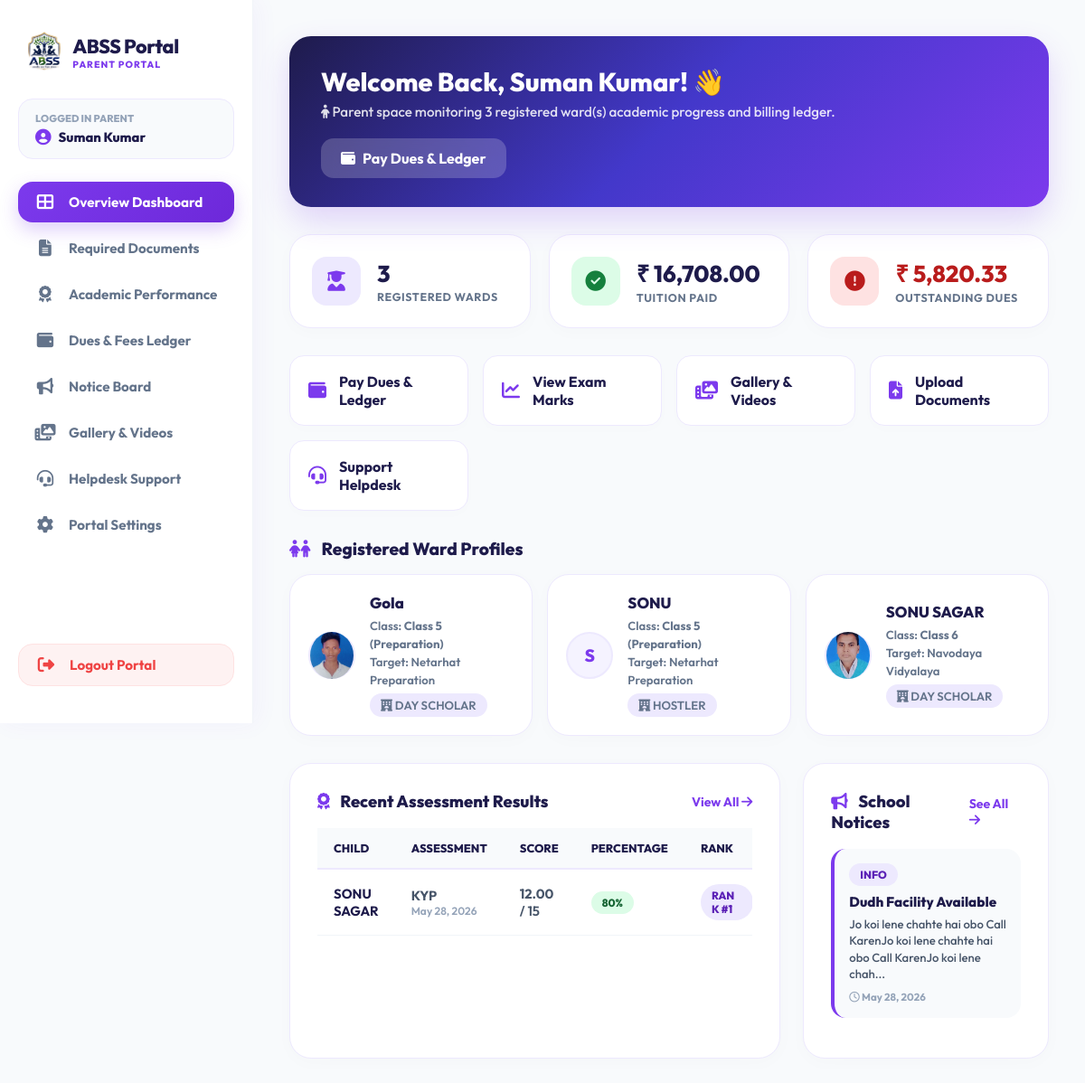
The page /parent/dashboard.php (signed in) on the database its author committed.
### tables this page shows
CREATE TABLE `students` (
  `id` int(11) NOT NULL,
  `reg_no` varchar(20) DEFAULT NULL,
  `student_photo` varchar(255) DEFAULT NULL,
  `parent_id` int(11) DEFAULT NULL,
  `name` varchar(100) NOT NULL,
  `parent_name` varchar(100) DEFAULT NULL,
  `phone` varchar(15) DEFAULT NULL,
  `target_school` varchar(100) DEFAULT NULL,
  `class_admitted` varchar(50) DEFAULT NULL,
  `scholar_mode` varchar(50) DEFAULT 'Day Scholar',
  `monthly_discount` decimal(10,2) DEFAULT 0.00,
  `base_fee` decimal(10,2) DEFAULT 0.00,
  `last_billed_date` date DEFAULT NULL,
  `admission_date` date DEFAULT NULL,
  `status` enum('active','inactive','graduated') DEFAULT 'active',
  `created_at` timestamp NOT NULL DEFAULT current_timestamp(),
  `photo` varchar(255) DEFAULT NULL,
  `dob` date DEFAULT NULL,
  `gender` enum('Male','Female','Other') DEFAULT NULL,
  `home_address` text DEFAULT NULL,
  `city` varchar(100) DEFAULT NULL,
  `state` varchar(100) DEFAULT NULL,
  `zip_code` varchar(10) DEFAULT NULL,
  `prev_school` varchar(255) DEFAULT NULL,
  `guardian_relationship` varchar(50) DEFAULT NULL,
  `guardian_email` varchar(150) DEFAULT NULL,
  `guardian_address` text DEFAULT NULL,
  `emergency_contact_name` varchar(150) DEFAULT NULL,
  `emergency_relationship` varchar(50) DEFAULT NULL,
  `emergency_phone` varchar(20) DEFAULT NULL,
  `has_allergies` tinyint(1) DEFAULT 0,
  `allergies_detail` text DEFAULT NULL,
  `has_medical_condition` tinyint(1) DEFAULT 0,
  `medical_condition_detail` text DEFAULT NULL,
  `physician_name` varchar(150) DEFAULT NULL,
  `physician_phone` varchar(20) DEFAULT NULL,
  `insurance_provider` varchar(150) DEFAULT NULL,
  `insurance_policy` varchar(100) DEFAULT NULL
);

CREATE TABLE `results` (
  `id` int(11) NOT NULL,
  `student_id` int(11) NOT NULL,
  `exam_name` varchar(100) NOT NULL,
  `score` decimal(5,2) DEFAULT NULL,
  `total_marks` int(11) DEFAULT NULL,
  `rank` int(11) DEFAULT NULL,
  `exam_date` date DEFAULT NULL,
  `created_at` timestamp NOT NULL DEFAULT current_timestamp()
);

CREATE TABLE `notices` (
  `id` int(11) NOT NULL,
  `title` varchar(255) NOT NULL,
  `content` text DEFAULT NULL,
  `type` enum('info','important','event') DEFAULT 'info',
  `is_active` tinyint(1) DEFAULT 1,
  `created_at` timestamp NOT NULL DEFAULT current_timestamp()
);

### parent/dashboard.php (the view, shortened to what this page needs)
<?php
require_once 'includes/auth.php';
$pid = (int)$_SESSION['parent_id'];
$children_query = $conn->prepare("SELECT * FROM students WHERE parent_id = ? AND status = 'active' ORDER BY name ASC");
$children_query->bind_param("i", $pid);
$children_query->execute();
$children_res = $children_query->get_result();
$children = [];
$children_ids = [];
while ($c = $children_res->fetch_assoc()) {
    $children[] = $c;
    $children_ids[] = (int)$c['id'];
}
$total_paid = 0;
$recent_results = [];
$outstanding_dues = 0;
if (!empty($children_ids)) {
    $ids_str = implode(',', $children_ids);
    $fee_query = $conn->query("SELECT SUM(amount) AS total_paid FROM fee_payments WHERE student_id IN ($ids_str)");
    if ($fee_query && $row = $fee_query->fetch_assoc()) {
        $total_paid = (float)$row['total_paid'];
    }
    $dues_query = $conn->query("SELECT SUM(amount) AS total_dues FROM fees_generated WHERE student_id IN ($ids_str) AND status = 'unpaid'");
    if ($dues_query && $row = $dues_query->fetch_assoc()) {
        $outstanding_dues = (float)$row['total_dues'];
    }
    $res_query = $conn->query("
        SELECT r.*, s.name AS student_name
        FROM results r
        JOIN students s ON r.student_id = s.id
        WHERE s.id IN ($ids_str)
        ORDER BY r.id DESC LIMIT 5
    ");
    if ($res_query) {
        while ($r = $res_query->fetch_assoc()) {
            $recent_results[] = $r;
        }
    }
}
$notices_res = $conn->query("SELECT * FROM notices ORDER BY created_at DESC LIMIT 3");
$recent_notices = [];
if ($notices_res) {
    while ($n = $notices_res->fetch_assoc()) {
        $recent_notices[] = $n;
    }
}
$parent_name = $_SESSION['parent_name'] ?? 'Parent Profile';
?>
<!DOCTYPE html>
<html lang="en">
<head>
    <?php include 'includes/head_css.php'; ?>
</head>
<body>
    <?php include 'includes/sidebar.php'; ?>
    <main class="main-content">
        <div class="hero-welcome-card">
            <div>
                <h1>Welcome Back, <?= htmlspecialchars($parent_name) ?>! 👋</h1>
                <p><i class="fas fa-child"></i> Parent space monitoring <?= count($children) ?> registered ward(s) academic progress and billing ledger.</p>
            </div>
            <div>
                <a href="fees.php" style="background: rgba(255,255,255,0.2); color: white; padding: 12px 22px; border-radius: 14px; font-weight: 700; text-decoration: none; display: inline-flex; align-items: center; gap: 8px; backdrop-filter: blur(10px);">
                    <i class="fas fa-wallet"></i> Pay Dues & Ledger
                </a>
            </div>
        </div>
        <?php if (empty($children)): ?>
            <div class="portal-card" style="text-align: center; padding: 60px 20px;">
                <i class="fas fa-users-slash" style="font-size: 3.5rem; color: #cbd5e1; margin-bottom: 20px;"></i>
                <h2>No Children Associated</h2>
                <p style="max-width: 480px; margin: 0 auto 24px;">Your parent account has not been mapped to any student profile yet. Please contact administration to link your child's profile.</p>
                <a href="mailto:abssimamganj@gmail.com" class="shortcut-card" style="display:inline-flex; width:auto;"><i class="fas fa-envelope"></i> Contact Administration</a>
            </div>
        <?php else: ?>
            <div class="stats-grid">
                <div class="stat-card">
                    <div class="stat-icon" style="background:#ede9fe; color:var(--portal-purple);"><i class="fas fa-user-graduate"></i></div>
                    <div class="stat-info">
                        <h3><?= count($children) ?></h3>
                        <span>Registered Wards</span>
                    </div>
                </div>
                <div class="stat-card">
                    <div class="stat-icon" style="background:#dcfce7; color:#15803d;"><i class="fas fa-check-circle"></i></div>
                    <div class="stat-info">
                        <h3>₹ <?= number_format($total_paid, 2) ?></h3>
                        <span>Tuition Paid</span>
                    </div>
                </div>
                <div class="stat-card">
                    <div class="stat-icon" style="background:#fee2e2; color:#b91c1c;"><i class="fas fa-exclamation-circle"></i></div>
                    <div class="stat-info">
                        <h3 style="color:#b91c1c;">₹ <?= number_format($outstanding_dues, 2) ?></h3>
                        <span>Outstanding Dues</span>
                    </div>
                </div>
            </div>
            <div class="quick-shortcut-grid">
                <a href="fees.php" class="shortcut-card">
                    <i class="fas fa-wallet"></i> Pay Dues & Ledger
                </a>
                <a href="results.php" class="shortcut-card">
                    <i class="fas fa-chart-line"></i> View Exam Marks
                </a>
                <a href="gallery.php" class="shortcut-card">
                    <i class="fas fa-photo-video"></i> Gallery & Videos
                </a>
                <a href="documents.php" class="shortcut-card">
                    <i class="fas fa-file-upload"></i> Upload Documents
                </a>
                <a href="tickets.php" class="shortcut-card">
                    <i class="fas fa-headset"></i> Support Helpdesk
                </a>
            </div>
            <h3 style="font-size: 1.2rem; margin-bottom: 16px;"><i class="fas fa-children" style="color:var(--portal-purple); margin-right:8px;"></i> Registered Ward Profiles</h3>
            <div class="children-grid">
                <?php foreach ($children as $c): ?>
                    <div class="child-card">
                        <div class="child-avatar">
                            <?php if (!empty($c['student_photo'])): ?>
                                <img src="../<?= htmlspecialchars($c['student_photo']) ?>"
                                     alt="<?= htmlspecialchars($c['name']) ?>"
                                     style="width:52px; height:52px; object-fit:cover; border-radius:50%;">
                            <?php else: ?>
                                <?= htmlspecialchars(substr($c['name'], 0, 1)) ?>
                            <?php endif; ?>
                        </div>
                        <div class="child-details">
                            <h4><?= htmlspecialchars($c['name']) ?></h4>
                            <span>Class: <strong><?= htmlspecialchars($c['class_admitted']) ?></strong></span><br>
                            <span>Target: <?= htmlspecialchars($c['target_school'] ?: 'Netarhat Preparation') ?></span><br>
                            <span class="badge badge-purple" style="margin-top:6px;"><i class="fas fa-hotel"></i> <?= htmlspecialchars($c['scholar_mode'] ?? 'Day Scholar') ?></span>
                        </div>
                    </div>
                <?php endforeach; ?>
            </div>
            <div class="dashboard-grid" style="min-width: 0; width: 100%;">
                <div class="portal-card" style="min-width: 0; overflow: hidden;">
                    <div style="display: flex; justify-content: space-between; align-items: center; margin-bottom: 18px; flex-wrap: wrap; gap: 10px;">
                        <h3 style="font-size: 1.15rem; margin:0;"><i class="fas fa-award" style="color:var(--portal-purple); margin-right:8px;"></i> Recent Assessment Results</h3>
                        <a href="results.php" style="color:var(--portal-purple); text-decoration:none; font-weight:700; font-size:0.88rem;">View All <i class="fas fa-arrow-right"></i></a>
                    </div>
                    <div class="table-responsive" style="width:100%; min-width:0; overflow-x:auto;">
                        <table>
                            <thead>
                                <tr>
                                    <th>Child</th>
                                    <th>Assessment</th>
                                    <th>Score</th>
                                    <th>Percentage</th>
                                    <th>Rank</th>
                                </tr>
                            </thead>
                            <tbody>
                                <?php if (empty($recent_results)): ?>
                                    <tr><td colspan="5" style="text-align: center; color: #94a3b8; padding: 25px;">No exam scorecards recorded yet.</td></tr>
                                <?php else: ?>
                                    <?php foreach ($recent_results as $r):
                                        $score_val = $r['score'] ?? $r['marks_obtained'] ?? 0;
                                        $total_val = $r['total_marks'] ?? 100;
                                        $pct = ($total_val > 0) ? round(($score_val / $total_val) * 100, 1) : 0;
                                    ?>
                                        <tr>
                                            <td style="font-weight: 700; color: var(--portal-indigo);"><?= htmlspecialchars($r['student_name']) ?></td>
                                            <td>
                                                <div style="font-weight:700;"><?= htmlspecialchars($r['exam_name']) ?></div>
                                                <div style="font-size:0.75rem; color:#94a3b8;"><?= date('M d, Y', strtotime($r['exam_date'] ?? $r['created_at'] ?? 'now')) ?></div>
                                            </td>
                                            <td><strong><?= $score_val ?></strong> / <?= $total_val ?></td>
                                            <td>
                                                <span class="badge <?= $pct >= 40 ? 'badge-success' : 'badge-danger' ?>"><?= $pct ?>%</span>
                                            </td>
                                            <td>
                                                <?php if (!empty($r['rank'])): ?>
                                                    <span class="badge badge-purple">Rank #<?= $r['rank'] ?></span>
                                                <?php else: ?>
                                                    <span style="color:#94a3b8; font-size:0.8rem;">-</span>
                                                <?php endif; ?>
                                            </td>
                                        </tr>
                                    <?php endforeach; ?>
                                <?php endif; ?>
                            </tbody>
                        </table>
                    </div>
                </div>
                <div class="portal-card">
                    <div style="display: flex; justify-content: space-between; align-items: center; margin-bottom: 18px;">
                        <h3 style="font-size: 1.15rem; margin:0;"><i class="fas fa-bullhorn" style="color:var(--portal-purple); margin-right:8px;"></i> School Notices</h3>
                        <a href="notices.php" style="color:var(--portal-purple); text-decoration:none; font-weight:700; font-size:0.88rem;">See All <i class="fas fa-arrow-right"></i></a>
                    </div>
                    <?php if (empty($recent_notices)): ?>
                        <p style="color: #94a3b8; font-size: 0.9rem; text-align: center; padding: 20px;">No new announcements posted.</p>
                    <?php else: ?>
                        <?php foreach ($recent_notices as $n):
                            $badge_class = 'badge-purple';
                        ?>
                            <div class="notice-item">
                                <span class="badge <?= $badge_class ?>" style="margin-bottom: 8px;"><?= htmlspecialchars($n['type'] ?? 'General') ?></span>
                                <h4 style="margin: 0 0 6px; font-size: 0.95rem;"><?= htmlspecialchars($n['title']) ?></h4>
                                <p style="font-size: 0.82rem; margin: 0 0 8px; line-height: 1.4; color: #475569;"><?= substr(htmlspecialchars($n['content']), 0, 90) . (strlen($n['content']) > 90 ? '...' : '') ?></p>
                                <div style="font-size: 0.72rem; color: #94a3b8; font-weight: 700;">
                                    <i class="far fa-clock"></i> <?= date('M d, Y', strtotime($n['created_at'])) ?>
                                </div>
                            </div>
                        <?php endforeach; ?>
                    <?php endif; ?>
                </div>
            </div>
        <?php endif; ?>
    </main>
</body>
</html>

### rows shown on the page
students: student_photo (picture), name "Gola", class_admitted "Class 5 (Preparation)", target_school "Netarhat Preparation", scholar_mode "DAY SCHOLAR"
students: name "S", name "SONU", class_admitted "Class 5 (Preparation)", target_school "Netarhat Preparation", scholar_mode "HOSTLER"
students: student_photo (picture), name "SONU SAGAR", class_admitted "Class 6", target_school "Navodaya Vidyalaya", scholar_mode "DAY SCHOLAR"
results: student.name "SONU SAGAR", exam_name "KYP", exam_date "May 28, 2026", score "12.00", total_marks "15", pct "80", rank "1"
notices: type "INFO", title "Dudh Facility Available", content "Jo koi lene chahte hai obo Call KarenJo koi lene chahte hai obo Call KarenJo koi lene chah", created_at "May 28, 2026"

### other values the page prints
$_SESSION['parent_name'] "Suman Kumar"
$parent_name "Suman Kumar"
count($children) "3"
$total_paid "16,708.00"
$outstanding_dues "5,820.33"
